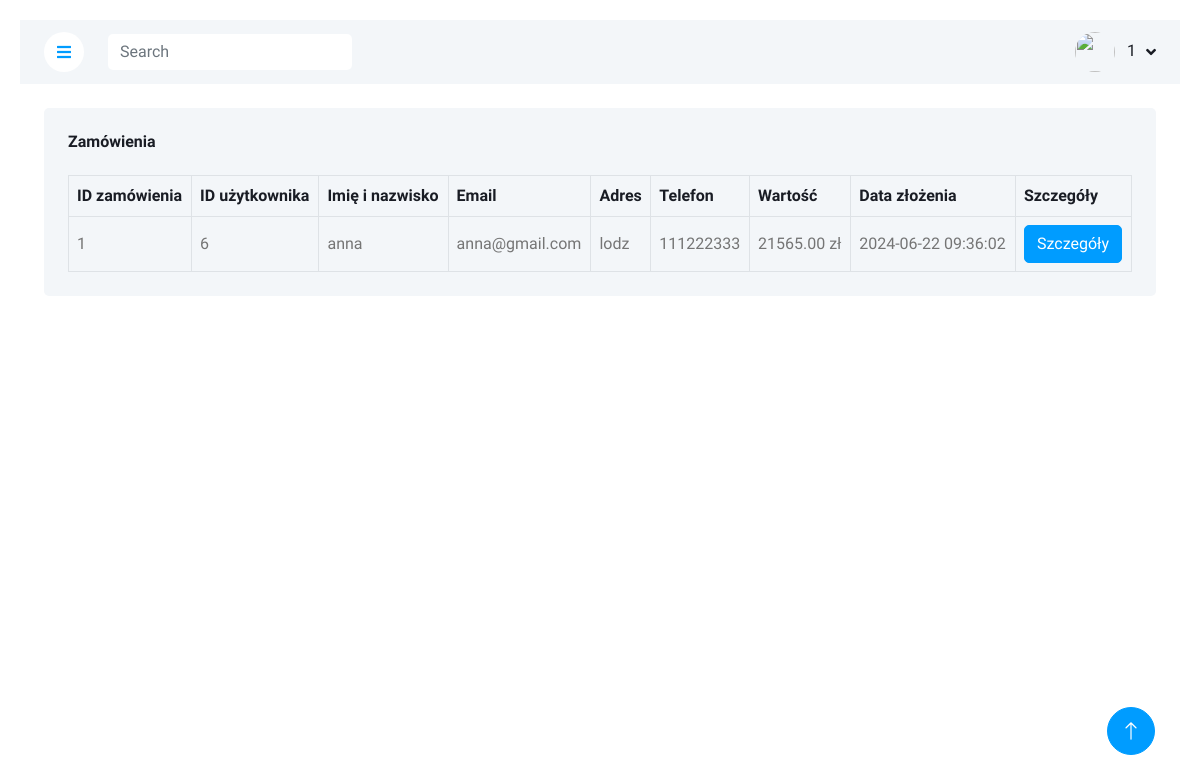
Screenshot of /admin/view_orders.php (signed in) with the database file from the repository.
### tables this page shows
CREATE TABLE `orders` (
  `id` int(11) NOT NULL,
  `u_id` int(11) NOT NULL,
  `name` varchar(255) NOT NULL,
  `email` varchar(255) NOT NULL,
  `address` text NOT NULL,
  `phone` varchar(50) NOT NULL,
  `total` decimal(10,2) NOT NULL,
  `created_at` timestamp NOT NULL DEFAULT current_timestamp()
);

### admin/view_orders.php (the view, shortened to what this page needs)
<!DOCTYPE html>
<html lang="en">
<?php include '../connect.php'; ?>
<head>
    <link href="https://cdnjs.cloudflare.com/ajax/libs/font-awesome/5.10.0/css/all.min.css" rel="stylesheet">
    <link href="https://cdn.jsdelivr.net/npm/bootstrap-icons@1.4.1/font/bootstrap-icons.css" rel="stylesheet">
    <link href="lib/owlcarousel/assets/owl.carousel.min.css" rel="stylesheet">
    <link href="lib/tempusdominus/css/tempusdominus-bootstrap-4.min.css" rel="stylesheet" />
    <link href="css/bootstrap.min.css" rel="stylesheet">
    <link href="css/style.css" rel="stylesheet">
</head>
<body>
    <div class="container-xxl position-relative bg-white d-flex p-0">
        <div class="content">
            <?php include 'navbar.php'; ?>
            <div class="container-fluid pt-4 px-4">
                <div class="bg-light text-center rounded p-4">
                    <div class="d-flex align-items-center justify-content-between mb-4">
                        <h6 class="mb-0">Zamówienia</h6>
                    </div>
                    <div class="table-responsive">
                        <table class="table text-start align-middle table-bordered table-hover mb-0">
                            <thead>
                                <tr class="text-dark">
                                    <th scope="col">ID zamówienia</th>
                                    <th scope="col">ID użytkownika</th>
                                    <th scope="col">Imię i nazwisko</th>
                                    <th scope="col">Email</th>
                                    <th scope="col">Adres</th>
                                    <th scope="col">Telefon</th>
                                    <th scope="col">Wartość</th>
                                    <th scope="col">Data złożenia</th>
                                    <th scope="col">Szczegóły</th>
                                </tr>
                            </thead>
                            <tbody>
                                <?php
                                $s = mysqli_query($con, "SELECT * FROM orders");
                                while ($r = mysqli_fetch_array($s)) {
                                ?>
                                    <tr>
                                        <td><?php echo $r['id']; ?></td>
                                        <td><?php echo $r['u_id']; ?></td>
                                        <td><?php echo $r['name']; ?></td>
                                        <td><?php echo $r['email']; ?></td>
                                        <td><?php echo $r['address']; ?></td>
                                        <td><?php echo $r['phone']; ?></td>
                                        <td><?php echo $r['total']; ?> zł</td>
                                        <td><?php echo $r['created_at']; ?></td>
                                        <td>
                                            <a href="view_order_details.php?order_id=<?php echo $r['id']; ?>" class="btn btn-primary">Szczegóły</a>
                                        </td>
                                    </tr>
                                <?php
                                }
                                ?>
                            </tbody>
                        </table>
                    </div>
                </div>
            </div>
            <div class="container-fluid pt-4 px-4">
            </div>
        </div>
        <a href="#" class="btn btn-lg btn-primary btn-lg-square back-to-top"><i class="bi bi-arrow-up"></i></a>
    </div>
</body>
</html>

### admin/css/style.css (style rules this page uses)
:root { --primary: #009CFF; --light: #F3F6F9; --dark: #191C24; }
.back-to-top { position: fixed; display: none; right: 45px; bottom: 45px; z-index: 99; }
.btn { transition: .5s; }
.btn.btn-primary { color: #FFFFFF; }
.btn-lg-square { width: 48px; height: 48px; }
.btn-square, .btn-sm-square, .btn-lg-square { padding: 0; display: inline-flex; align-items: center; justify-content: center; font-weight: normal; border-radius: 50px; }
.content { margin-left: 250px; min-height: 100vh; background: #FFFFFF; transition: margin-left 0.5s; width: 1000%; padding: 20px; }
@media (min-width: 992px) { .content { margin-left: 0; } }

### rows the page displays
orders: id "1", u "6", name "anna", email "anna@gmail.com", address "lodz", phone "111222333", total "21565.00", created_at "2024-06-22 09:36:02"

### other values shown
$uid "1"
